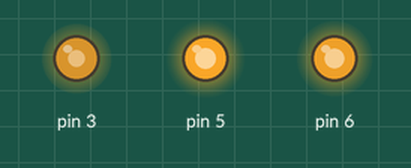
Recording of a sketch running on a simulated Arduino Uno, built with avr-gcc and run on an emulated ATmega328P. On the bench: output pins drawn as LEDs (lit = HIGH). Random numbers use the default seed unless the sketch sets one.

Above: at 0.1 s.
At 5.1 s:
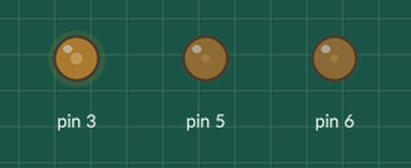
At 9.1 s:
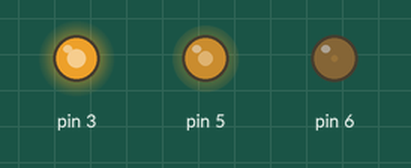
At 19.1 s:
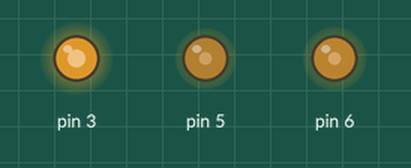
At 29.1 s:
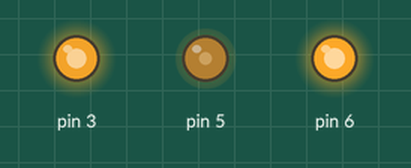
At 39.1 s:
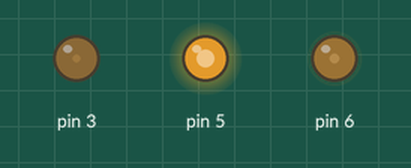
Timing chart, 0 to 40.0 s (numbered marks = the images above):
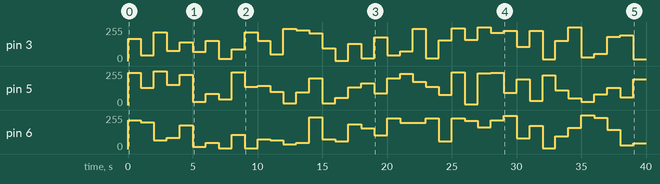

Measured:
- by itself, pin 3: 0/255 → 167/255 at 0.00 s, → 42/255 1.0 s later, → 216/255 1.0 s later, → 77/255 1.0 s later, … (40 changes in this stretch)
- by itself, pin 5: 0/255 → 241/255 at 0.00 s, → 130/255 1.0 s later, → 254/255 1.0 s later, → 152/255 1.0 s later, … (40 changes in this stretch)
- by itself, pin 6: 0/255 → 217/255 at 0.00 s, → 200/255 1.0 s later, → 67/255 1.0 s later, → 85/255 1.0 s later, … (40 changes in this stretch)

The sketch:

K07_2_RGB_LED.ino
```cpp
void setup() {
  pinMode(3, OUTPUT);
  pinMode(5, OUTPUT);
  pinMode(6, OUTPUT);
}

void loop() {
  analogWrite(3, random(256));
  analogWrite(5, random(256));
  analogWrite(6, random(256));
  delay(1000);
}
```
